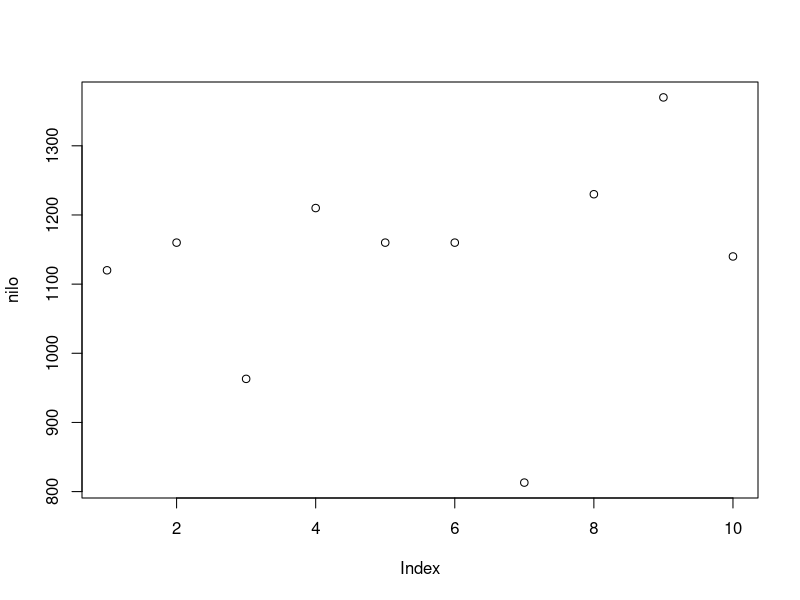
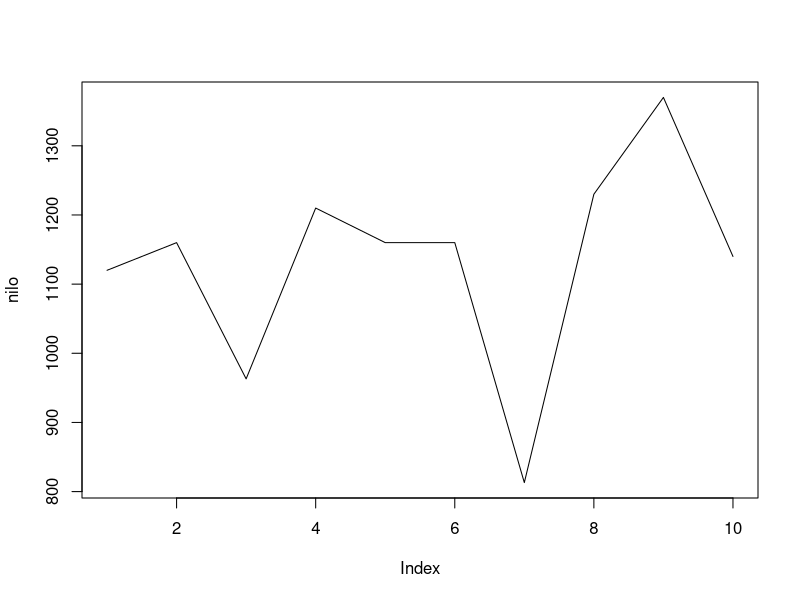
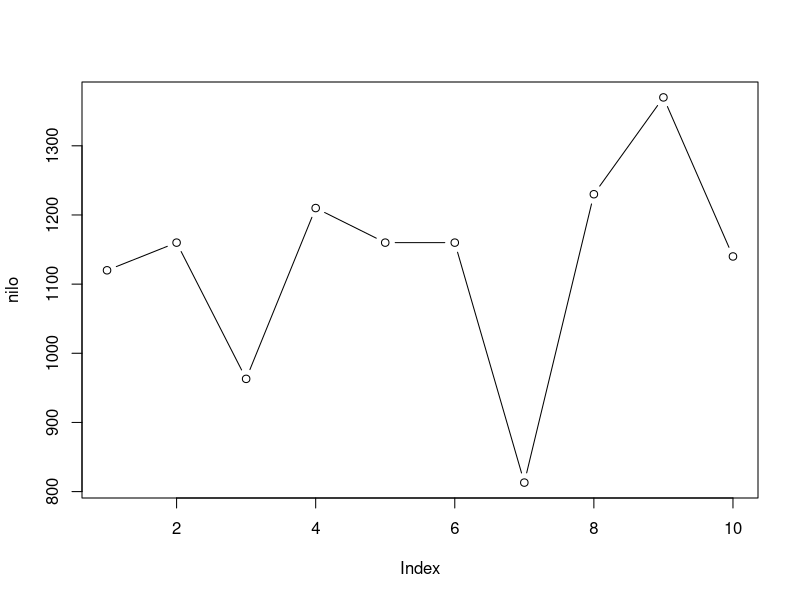
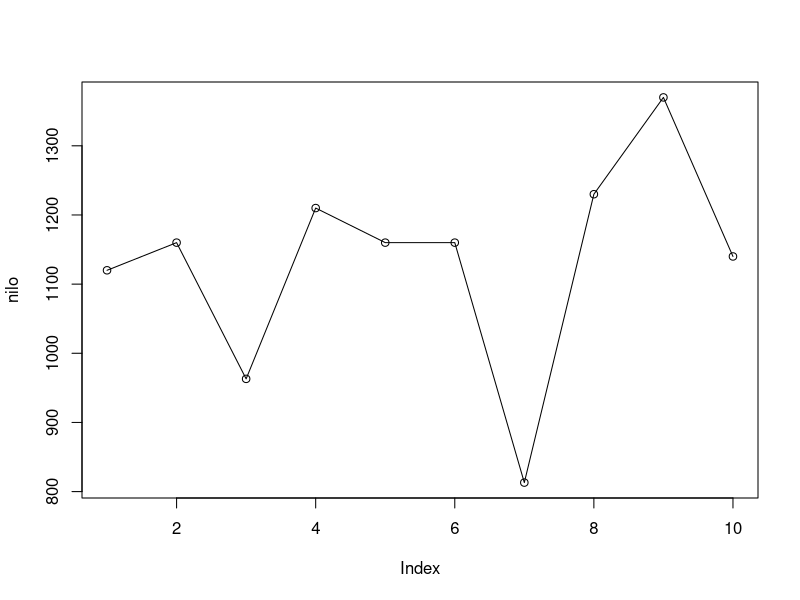
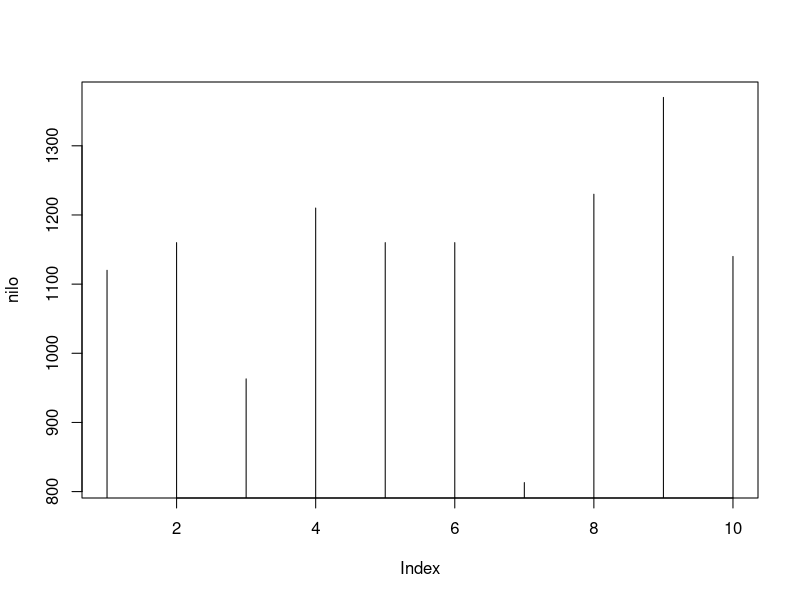
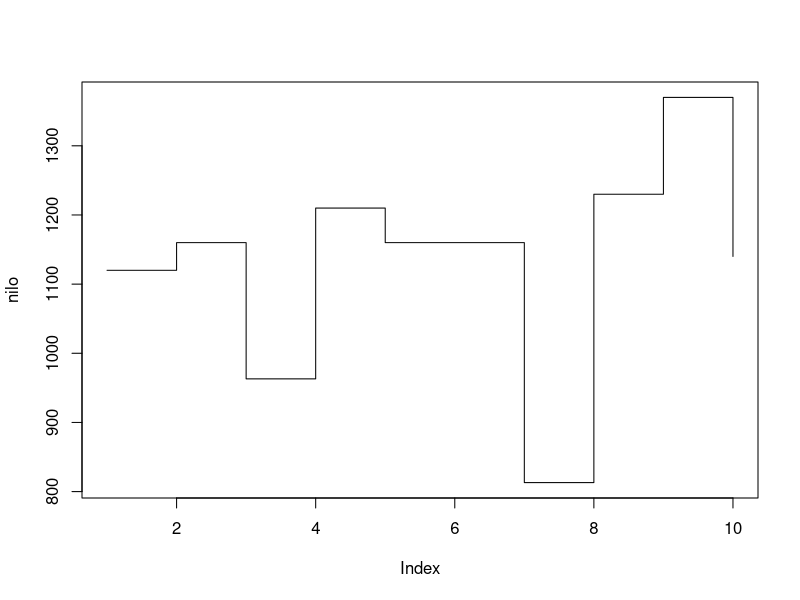
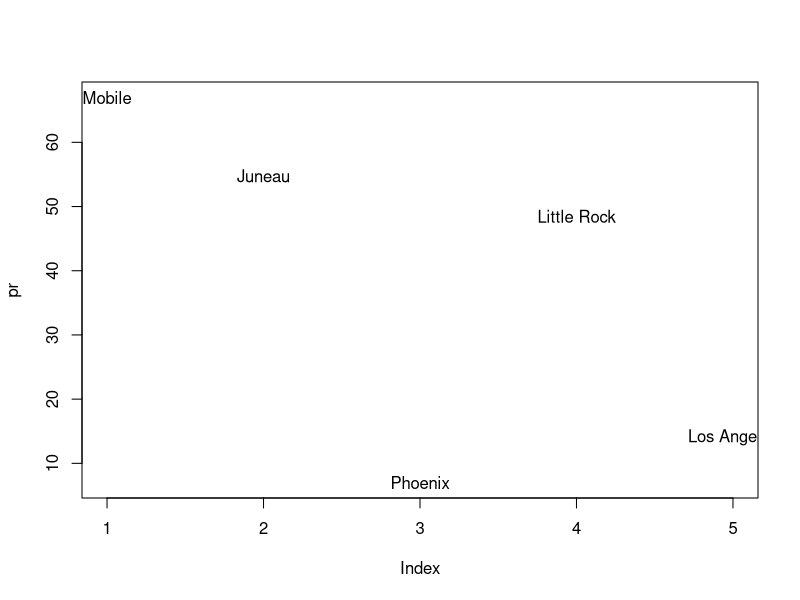

Generate these figures, in order, with R: (Note: this script raises an error after producing the figures.)
#type
help(Nile)
str(Nile)
nilo = Nile[1:10]
plot(nilo, type = "p")
plot(nilo, type = "l")
plot(nilo, type = "b")
plot(nilo, type = "o")
plot(nilo, type = "h")
plot(nilo, type = "s")

#type and text
pr = precip[1:5]
plot(pr, type="n")
text(c(1:5), pr, names(pr))

#main y sub
plot(pr, type = "p", main = "Precipitaciones por ciudad",
     sub = "Conjunto filtrado", xlab = "Ciudades", ylab = "Precipitaciones",
     axes = false)

#axis
axis(1, 1:5, names(pr))
axis(2, c(10, 20, 30, 40, 50, 60, 70))

#Legend
help(ldeaths)
plot(ldeaths, type="l", col="blue", 
     ylim= c(500,5000))
lines(mdeaths, col="red")
legend(1978, 4500, legend=c("ldeaths", "mdeaths"),
       col = c("blue", "red"), lty=1:2)

#Otras funciones
#pch
plot(mtcars$mpg, pch=3)
#lty --> Tipo de línea
plot(mtcars$mpg, type="l", lty=3)
#lwd --> ancho de línea
plot(mtcars$mpg, type="l", lty=3, lwd=2)
#col color
plot(mtcars$mpg, type="l", lty=3, col="red")
#font fuente
plot(pr, type="n")
text(c(1:5), pr, names(pr), font=4)
